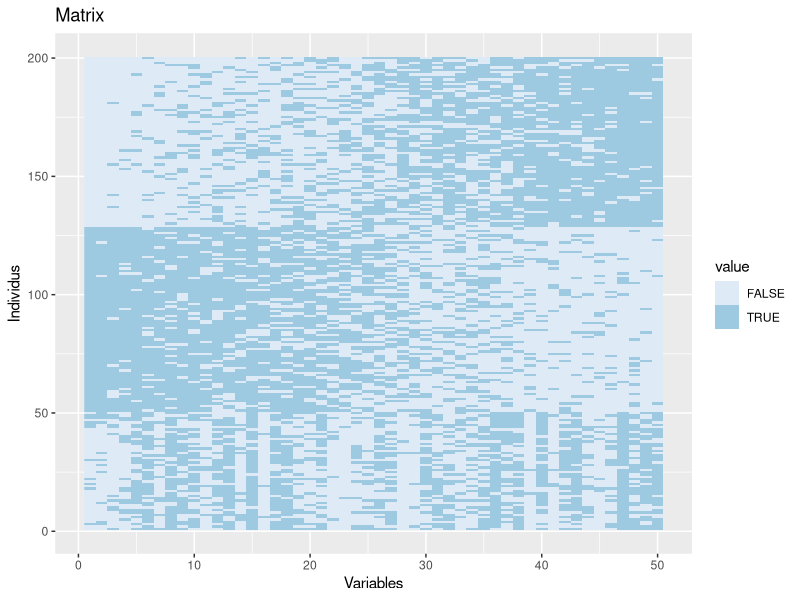

The R source for this figure:
## ---- chunk 1
knitr::opts_chunk$set(echo = TRUE)
## ---- chunk 2
library(tidyverse)
library(reshape2)
## ---- chunk 3
set.seed(3)
K<-3
p<-50
n<-200
pi<-c(1/3,1/3,1/3)
M<-matrix(runif(K*p),K,p)
M[K,]<-1-M[1,]
nks<-rmultinom(1,200,prob = pi)
Z<-rep(1:length(nks),nks)
X <-do.call(rbind, 
                  mapply(function(nk,k){
                    matrix(rbernoulli(nk*p,p=M[k,]),
                           nrow = nk,
                           ncol=p,
                           byrow = TRUE)}, nks,1:K))

kmeans(X,3,nstart = 10)->res.kmeans
tidyData<-melt(X[order(res.kmeans$cluster),order(M[1,])])

ggplot(tidyData, aes(x = Var2, y = Var1)) + 
  geom_raster(aes(fill=value)) + 
  scale_fill_brewer(aesthetics = "fill") + 
  labs(x="Variables", y="Individus", title="Matrix") 
